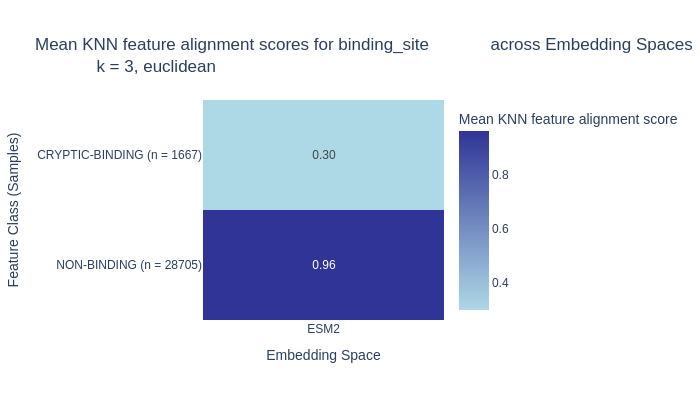

Here is the notebook cell this chart was saved with:
### Markdown cell above
## Ideas
1. Try finetuned embeddings (cryptic vs. regular)
    - generate embeddings from cryptic-finetuned pLM on cryptic vs. regular binding sites
    - generate embeddings from regular-finetuned pLM on cryptic vs. regular binding sites

2. PCA for 100 PCs was running and trying to find best pair - check the results

### Code cell
from emmaemb.vizualisation import plot_knn_alignment_across_classes

emma.calculate_pairwise_distances(emb_space=embeddings_name, metric='euclidean')

fig_3 = plot_knn_alignment_across_classes(
    emma, k=3, metric='euclidean', feature='binding_site')
fig_3.update_layout(height=400, width=700)
fig_3.show()

### Figure 1 — Plotly figure (JSON) as saved in the notebook; plotly's stock layout.template omitted (floating-point values rounded to 4 significant figures)
{"data": [{"coloraxis": "coloraxis", "hovertemplate": "Embedding Space: %{x}<br>Feature Class (Samples): %{y}<br>Mean KNN feature alignment score: %{z}<extra></extra>", "name": "0", "texttemplate": "%{z:.2f}", "type": "heatmap", "x": ["ESM2"], "xaxis": "x", "y": ["CRYPTIC-BINDING (n = 1667)", "NON-BINDING (n = 28705)"], "yaxis": "y", "z": [[0.2989], [0.9634]]}], "layout": {"coloraxis": {"colorbar": {"title": {"text": "Mean KNN feature alignment score"}}, "colorscale": [[0, "lightblue"], [1, "#303496"]]}, "font": {"family": "Arial"}, "height": 400, "title": {"text": "Mean KNN feature alignment scores for binding_site             across Embedding Spaces<br>             k = 3, euclidean"}, "width": 700, "xaxis": {"anchor": "y", "domain": [0, 1], "title": {"text": "Embedding Space"}}, "yaxis": {"anchor": "x", "autorange": "reversed", "domain": [0, 1], "title": {"text": "Feature Class (Samples)"}}}}
